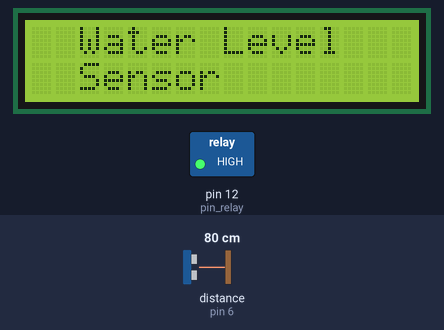
Bench run of a sketch on a simulated Arduino Uno, built with avr-gcc and run on an emulated ATmega328P. Parts: 16×2 character LCD, switched loads named in the sketch (green lamp = pin HIGH). The test bench sets the inputs (shaded band); at power-on: distance to the obstacle (sensor on pin 6) 80 cm. The echo pulse lasts 58.3 µs per cm; what the sketch prints to the serial monitor is not drawn.

Above: at 2.2 s.
At 5.3 s:
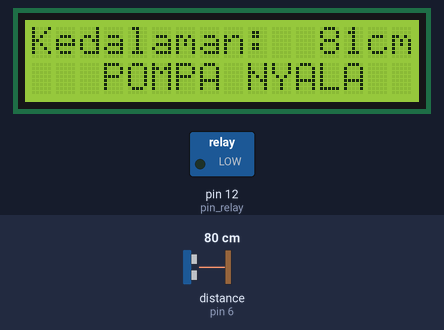
5.4 s: distance to the obstacle (sensor on pin 6) set to 12 cm
At 6.3 s:
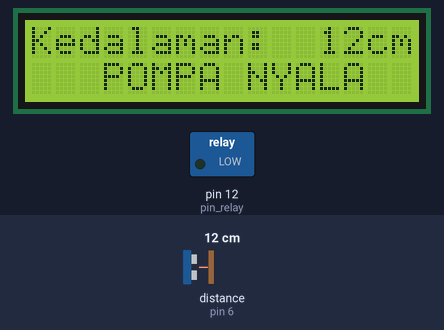
6.9 s: distance to the obstacle (sensor on pin 6) set to 9 cm
At 8.2 s:
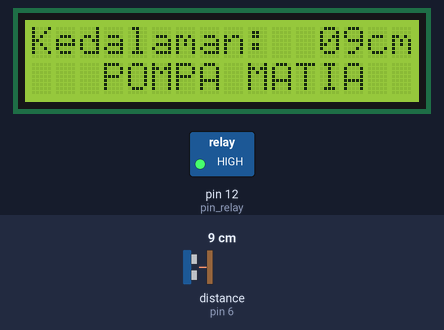
8.9 s: distance to the obstacle (sensor on pin 6) set to 2 cm
At 9.7 s:
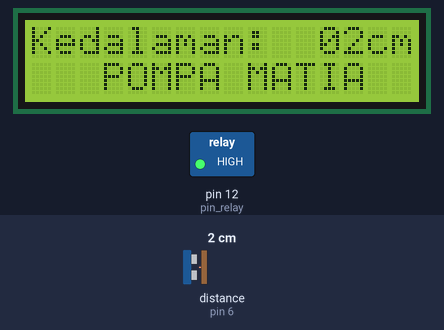
Timing chart, 0 to 11.9 s (numbered marks = the images above; inputs shaded):
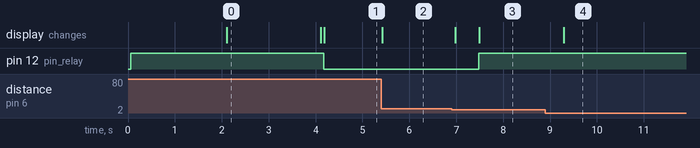

The sketch:

sketch_aug29a.ino
```cpp
#include <NewPing.h>
#include <LiquidCrystal_I2C.h>
#define TRIGGER_PIN 5 // Arduino pin tied to trigger pin on the ultrasonic sensor.
#define ECHO_PIN 6 // Arduino pin tied to echo pin on the ultrasonic sensor.
#define MAX_DISTANCE 100 // Maximum distance we want to ping for (in centimeters). Maximum sensor distance is rated at 400-500cm.

NewPing sonar(TRIGGER_PIN, ECHO_PIN, MAX_DISTANCE); // NewPing setup of pins and maximum distance.
LiquidCrystal_I2C lcd(0x27, 16, 2);
const int pin_relay=12;

void setup() {
Serial.begin(9600);
Serial.println(F("ultrasonik test")); // Open serial monitor at 115200 baud to see ping results.
lcd.begin(16,2);
pinMode(pin_relay,OUTPUT);
digitalWrite(pin_relay,HIGH);
lcd.setCursor(1,0);
lcd.print("Welcome to");
lcd.setCursor(1,1);
lcd.print("Group 2 RB");
delay(2000);
lcd.clear();
lcd.setCursor(2,0);
lcd.print("Water Level");
lcd.setCursor(2,1);
lcd.print("Sensor");
delay(2000);
lcd.clear();
}

void loop() {
delay(50); // Wait 50ms between pings (about 20 pings/sec). 29ms should be the shortest delay between pings.
  int cm = sonar.ping_cm();
Serial.print("Jarak: ");
 Serial.print(cm);
 Serial.println(" cm"); // Send out the ping, get the results in centimeters.
lcd.setCursor(0,0);
lcd.print("Kedalaman: ");
if(cm<10){
lcd.setCursor(12,0);
lcd.print("0");
lcd.setCursor(13,0);
lcd.print(cm);
delay(500);
}
if(cm>=10){
lcd.setCursor(12,0);
lcd.print(cm);
}
lcd.setCursor(14,0);
lcd.print("cm");

if(cm>=15) {
  digitalWrite(pin_relay,LOW);
  lcd.setCursor(3,1);
  lcd.print("POMPA NYALA");
}
if(cm<=10) {
  digitalWrite(pin_relay,HIGH);
  lcd.setCursor(3,1);
  lcd.print("POMPA MATI");
}


}
```

Measured:
- the behaviour switches between 11 and 10 cm on distance to the obstacle (sensor on pin 6) (found by bisection; images 2 and 3)
- after the input at 5.4 s, the display: changes at once (image 2)
- after the input at 6.9 s, pin 12 (pin_relay): LOW → HIGH after 0.59 s; the display: first changes after 0.08 s (image 3 shows a later state)
- after the input at 8.9 s, the display: changes after 0.40 s (image 4)
- what the display in image 0 shows lasts 2.0 s, from 2.1 s to 4.1 s
